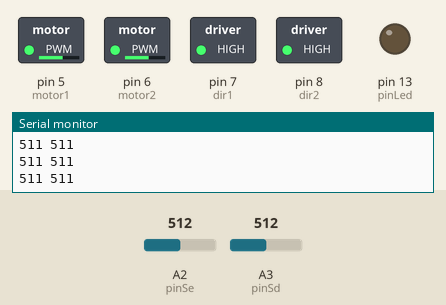
Recording of a sketch running on a simulated Arduino Uno, built with avr-gcc and run on an emulated ATmega328P. On the bench: switched loads named in the sketch (green lamp = pin HIGH), output pins drawn as LEDs (lit = HIGH), the last lines printed to the serial monitor. The test bench sets the inputs (shaded band); at power-on: A2 (pinSe) = 512, A3 (pinSd) = 512.

Above: at 1.2 s.
1.3 s: A2 (pinSe) set to 608
2.8 s: A2 (pinSe) set to 637
At 3.5 s:
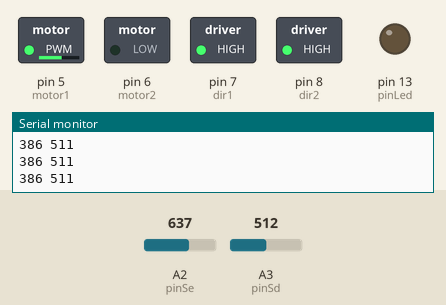
4.3 s: A2 (pinSe) set to 511
At 4.6 s:
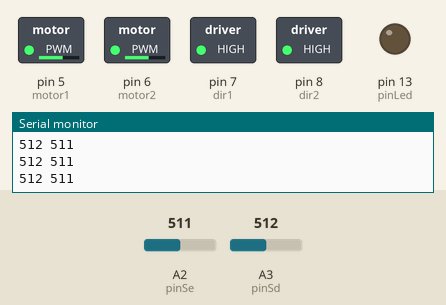
7.3 s: A3 (pinSd) set to 608
8.8 s: A3 (pinSd) set to 631
At 9.5 s:
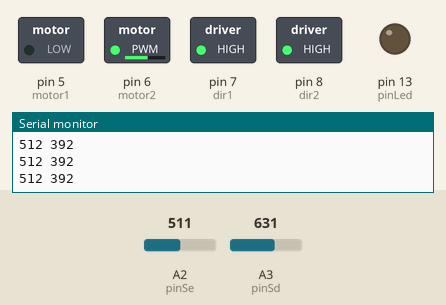
10.3 s: A3 (pinSd) set to 511
At 10.6 s:
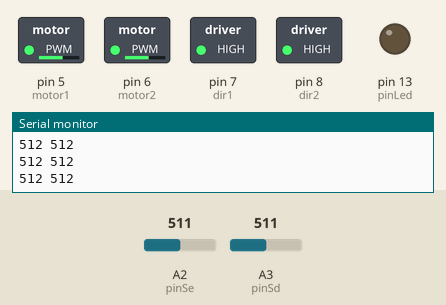
Timing chart, 0 to 12.8 s (numbered marks = the images above; inputs shaded):
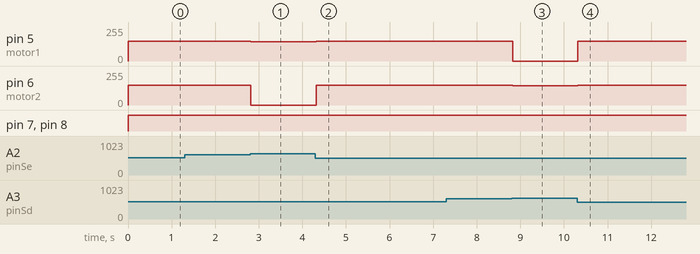

Measured:
- the behaviour switches between 623 and 624 on A2 (pinSe) (found by bisection; images 0 and 1)
- the behaviour switches between 623 and 624 on A3 (pinSd) (found by bisection; images 2 and 3)
- after the input at 2.8 s, pin 5 (motor1): 150/255 → 143/255 at once; pin 6 (motor2): 150/255 → 0/255 at once
- after the input at 4.3 s, pin 5 (motor1): 143/255 → 150/255 at once; pin 6 (motor2): 0/255 → 150/255 at once
- after the input at 8.8 s, pin 5 (motor1): 150/255 → 0/255 at once; pin 6 (motor2): 150/255 → 143/255 at once
- after the input at 10.3 s, pin 5 (motor1): 0/255 → 150/255 at once; pin 6 (motor2): 143/255 → 150/255 at once

The sketch:

Marcelo_Motor_Sensor_Branca.ino
```cpp
int pinLed = 13;
int pinSe = A2;
int pinSd = A3;
const int motor1 = 5; //velocidade motor 1 - de 0 a 255
const int motor2 = 6; //velocidade motor 2 - de 0 a 255
const int dir1 = 7; //direcao do motor 1 - HIGH ou LOW
const int dir2 = 8; //direcao do motor 2 - HIGH ou LOW
int limite = 700;
bool linhabranca = true;
void setup() {
  Serial.begin(9600);
  Serial.println("Robo Falcon Conectado!");
  Serial.println("Salles");
  pinMode(pinSe, INPUT);
  pinMode(pinSd, INPUT);
  pinMode(pinLed, OUTPUT);
  pinMode(motor1, OUTPUT);
  pinMode(motor2, OUTPUT);
  pinMode(dir1, OUTPUT);
  pinMode(dir2, OUTPUT);
}
void loop() {
  int se = analogRead(pinSe);// 0 (branco) - 1023 (preto)
  int sd = analogRead(pinSd);

  if (linhabranca == true) {
    se = 1023 - se;
    sd = 1023 - sd;
    limite = 400; // Linha Branca
      }else{
          limite = 700; //Linha Preta
      }
  Serial.print(se);
  Serial.print(" ");
  Serial.println(sd);
  Serial.println();

  // Os dois sensores na linha = Frente
  if (se > limite && sd > limite) {
    digitalWrite(dir1, HIGH); //SENTIDO DE ROTACAO
    digitalWrite(dir2, HIGH);
    analogWrite(motor1, 150); //VELOCIDADE
    analogWrite(motor2, 150);
  }
  // Sensor Esquerda no Branco
  //Sensor Direito no Preto = Direita
  if (se < limite && sd > limite) {
    digitalWrite(dir1, HIGH); //SENTIDO DE ROTACAO
    digitalWrite(dir2, HIGH);
    analogWrite(motor1, 143); //VELOCIDADE
    analogWrite(motor2, 0);
  }
   // Sensor Esquerda no Preto
  //Sensor Direito no Branco = Direita
  if (se > limite && sd < limite) {
    digitalWrite(dir1, HIGH); //SENTIDO DE ROTACAO
    digitalWrite(dir2, HIGH);
    analogWrite(motor1, 0); //VELOCIDADE
    analogWrite(motor2, 143);
  }
  else{
    digitalWrite(pinLed, LOW);
  }
 }//FIM DO LOOP()
```
